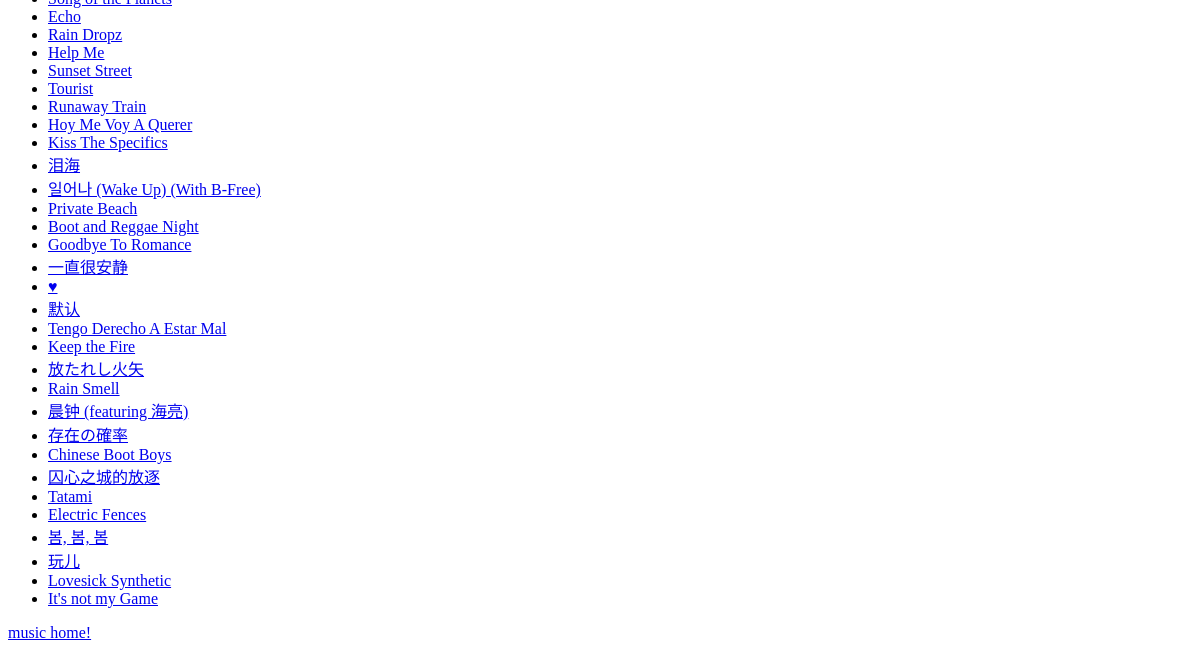
The app's page /musicApp/ (lower part), older data.
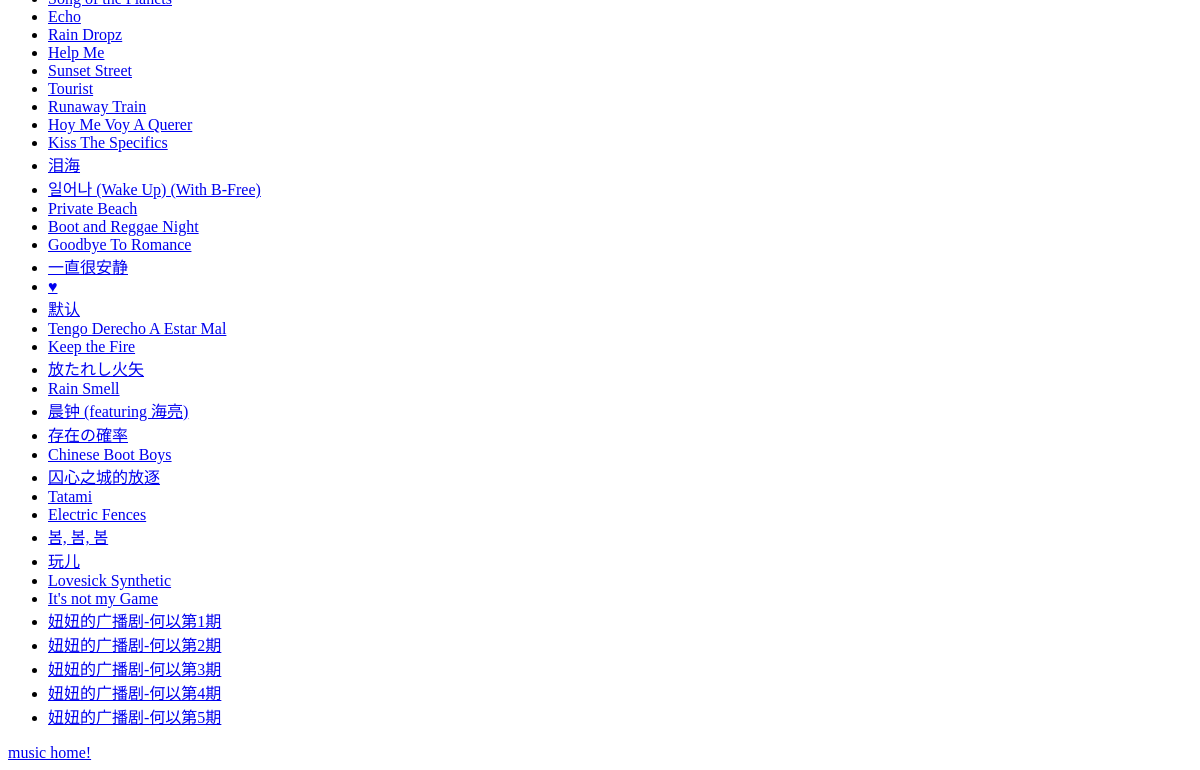
The same page, newer data.
### musicApp/models.py (models this page shows)
class Music(models.Model):
	musicUrl = models.CharField(max_length = 200)
	musicName = models.CharField(max_length = 200)
	musicCode = models.CharField(max_length = 200)
	mp3 = models.CharField(max_length = 200)
	cover = models.CharField(max_length = 200)
	musicDescribe= models.CharField(max_length =200)
	musicType= models.CharField(max_length =1)
	musicPicUrl = models.CharField(max_length = 200)
	musicArtist = models.CharField(max_length = 200)
	musicLike = models.CharField(max_length = 200)
	musicPubTime = models.CharField(max_length = 200)
	musicAlbumtitle = models.CharField(max_length = 200)

### musicApp/views/views_user.py (the view)
class IndexView(generic.ListView):
	model = Music

### musicApp/templates/musicApp/music_list.html
{% load staticfiles %}
<link rel="stylesheet" type="text/css" href="{% static 'musicApp/style.css' %}">
{% if music_list %}
    <ul>
    {% for music in music_list %}
    <li><a href="{% url 'musicApp:music-detail' music.id %}">{{ music.musicName }}</a></li>
    {% endfor %}
    </ul>
{% else %}
    <p>No musics are available.</p>
{% endif %}
<a href="{% url 'musicApp:music-home' %}">music home!</a>

Row changes from the older to the newer data that the page shows:
added Music: musicName "妞妞的广播剧-何以第1期"
added Music: musicName "妞妞的广播剧-何以第2期"
added Music: musicName "妞妞的广播剧-何以第3期"
added Music: musicName "妞妞的广播剧-何以第4期"
added Music: musicName "妞妞的广播剧-何以第5期"
